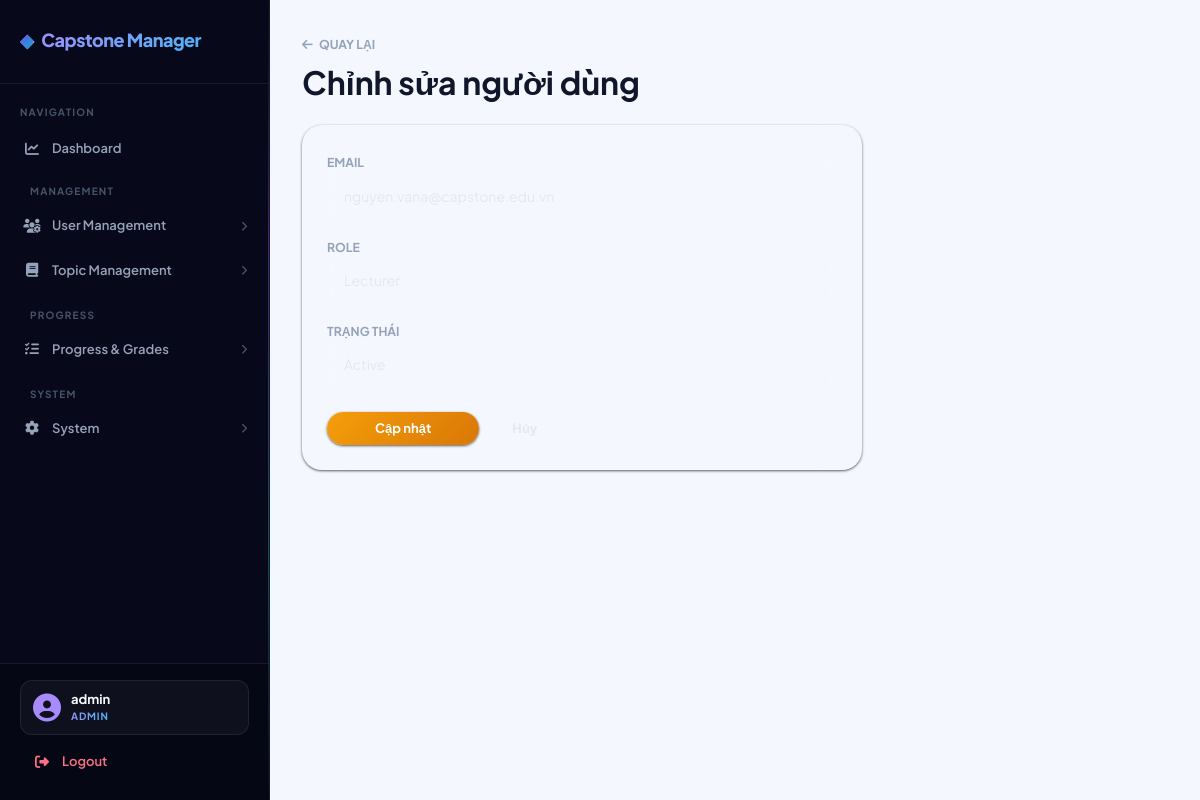
Screenshot of /index.php?page=user-edit&id=2 (signed in) with the database file from the repository.
### tables this page shows
CREATE TABLE users (
  id         INT UNSIGNED AUTO_INCREMENT PRIMARY KEY,
  email      VARCHAR(150) NOT NULL UNIQUE,
  password   VARCHAR(255) NOT NULL,
  role       ENUM('admin','lecturer','student') NOT NULL DEFAULT 'student',
  status     ENUM('active','locked') NOT NULL DEFAULT 'active',
  created_at TIMESTAMP DEFAULT CURRENT_TIMESTAMP
);

### app/controllers/UserController.php (called while the page is built, shortened)
<?php
class UserController {
    private $userModel;
    public function __construct() {
        $this->userModel = new User();
    }
    public function edit() {
        $id   = (int)($_GET['id'] ?? 0);
        $user = $this->userModel->find($id);
        require '../app/views/users/edit.php';
    }
}

### core/Database.php (called while the page is built)
<?php
class Database {
    private static $instance = null;
    private $conn;
    private $host = "localhost";
    private $dbname = "capstone_manager";
    private $username = "root";
    private $password = "";
    private function __construct(){
        try{
            $this->conn = new PDO(
                "mysql:host={$this->host};dbname={$this->dbname};charset=utf8mb4",
                $this->username,
                $this->password
            );
            $this->conn->setAttribute(
                PDO::ATTR_ERRMODE,
                PDO::ERRMODE_EXCEPTION
            );
            $this->conn->setAttribute(
                PDO::ATTR_DEFAULT_FETCH_MODE,
                PDO::FETCH_ASSOC
            );
        }catch(PDOException $e){
            die("Database Error: " . $e->getMessage());
        }
    }
    public static function getInstance(){
        if(self::$instance == null){
            self::$instance = new Database();
        }
        return self::$instance;
    }
    public function getConnection(){
        return $this->conn;
    }
}

### app/models/User.php (called while the page is built, shortened)
<?php
class User {
    private $conn;
    public function __construct(){
        $this->conn = Database::getInstance()->getConnection();
    }
    public function find($id){
        $stmt = $this->conn->prepare(
            "SELECT *
             FROM users
             WHERE id=?"
        );
        $stmt->execute([$id]);
        return $stmt->fetch(PDO::FETCH_ASSOC);
    }
}

### app/views/users/edit.php (the view, shortened to what this page needs)
<?php require '../app/views/layouts/header.php'; ?>
<?php require '../app/views/layouts/sidebar.php'; ?>
<div class="main-content" style="padding:32px; background:#f4f7fe; min-height:100vh;">
    <div class="mb-4">
        <a href="index.php?page=users" class="text-decoration-none text-muted small fw-bold">
            <i class="fa-solid fa-arrow-left me-1"></i> QUAY LẠI
        </a>
        <h2 class="fw-bold mt-2" style="color:#0f172a">Chỉnh sửa người dùng</h2>
    </div>
    <div class="card border-0 shadow-sm p-4" style="border-radius:20px; max-width:560px">
        <form method="POST" action="index.php?page=user-update&id=<?= $user['id'] ?>">
            <div class="mb-3">
                <label class="fw-bold small text-muted">EMAIL</label>
                <input type="email" name="email" class="form-control rounded-pill px-3"
                       value="<?= htmlspecialchars($user['email']) ?>" required>
            </div>
            <div class="mb-3">
                <label class="fw-bold small text-muted">ROLE</label>
                <select name="role" class="form-select rounded-pill px-3">
                    <option value="lecturer" <?= $user['role'] === 'lecturer' ? 'selected' : '' ?>>Lecturer</option>
                </select>
            </div>
            <div class="mb-4">
                <label class="fw-bold small text-muted">TRẠNG THÁI</label>
                <select name="status" class="form-select rounded-pill px-3">
                    <option value="active" <?= ($user['status'] ?? '') === 'active' ? 'selected' : '' ?>>Active</option>
                </select>
            </div>
            <div class="d-flex gap-2">
                <button type="submit" class="btn btn-warning rounded-pill px-5 fw-bold text-white shadow-sm">
                    Cập nhật
                </button>
                <a href="index.php?page=users" class="btn btn-light rounded-pill px-4">Hủy</a>
            </div>
        </form>
    </div>
</div>
<?php require '../app/views/layouts/footer.php'; ?>

### public/assets/css/style.css (style rules this page uses)
:root { --primary: #7c3aed; --primary-glow: rgba(124, 58, 237, 0.4); --primary-light: rgba(124, 58, 237, 0.15); --accent: #06b6d4; --accent-glow: rgba(6, 182, 212, 0.35); --accent-light: rgba(6, 182, 212, 0.12); --success: #10b981; --success-glow: rgba(16, 185, 129, 0.35); --success-light: rgba(16, 185, 129, 0.12); --warning: #f59e0b; --warning-glow: rgba(245, 158, 11, 0.35); --warning-light: rgba(245, 158, 11, 0.12); --danger: #ef4444; --danger-glow: rgba(239, 68, 68, 0.35); --danger-light: rgba(239, 68, 68, 0.12); --info: #3b82f6; --info-glow: rgba(59, 130, 246, 0.35); --info-light: rgba(59, 130, 246, 0.12); --bg-base: #050816; --bg-surface: #0a0f1e; --bg-elevated: #0d1526; --glass-bg: rgba(255, 255, 255, 0.04); --glass-bg-hover: rgba(255, 255, 255, 0.07); --glass-border: rgba(255, 255, 255, 0.08); --glass-border-hover: rgba(255, 255, 255, 0.15); --glass-blur: blur(20px); --sidebar-w: 270px; --sidebar-bg: #07091a; --text: #e2e8f0; --text-muted: #94a3b8; --text-faint: #475569; --text-bright: #f8fafc; --border: rgba(255, 255, 255, 0.07); --border-light: rgba(255, 255, 255, 0.04); --radius-sm: 8px; --radius-md: 12px; --radius-lg: 16px; --radius-xl: 20px; --radius-2xl: 24px; --radius-3xl: 32px; --shadow-sm: 0 1px 3px rgba(0,0,0,.4), 0 1px 2px rgba(0,0,0,.3); --shadow-md: 0 4px 24px rgba(0,0,0,.35); --shadow-lg: 0 10px 50px rgba(0,0,0,.5); --shadow-glow: 0 0 40px rgba(124, 58, 237, 0.15); --font: 'Plus Jakarta Sans', sans-serif; --transition: all .2s cubic-bezier(0.4, 0, 0.2, 1); --transition-slow: all .4s cubic-bezier(0.4, 0, 0.2, 1); }
*, *::before, *::after { box-sizing: border-box; margin: 0; padding: 0; }
html { scroll-behavior: smooth; }
body { font-family: var(--font); background: var(--bg-base); color: var(--text); font-size: 14px; line-height: 1.6; min-height: 100vh; overflow-x: hidden; }
body::before { content: ''; position: fixed; inset: 0; background: radial-gradient(ellipse 80% 60% at 20% 10%, rgba(124, 58, 237, 0.08) 0%, transparent 60%), radial-gradient(ellipse 60% 50% at 80% 80%, rgba(6, 182, 212, 0.06) 0%, transparent 60%), radial-gradient(ellipse 40% 40% at 50% 50%, rgba(59, 130, 246, 0.04) 0%, transparent 70%); pointer-events: none; z-index: 0; }
a { text-decoration: none; color: inherit; }
.main-content { margin-left: var(--sidebar-w); min-height: 100vh; padding: 28px 32px; background: transparent; position: relative; }
.card { background: var(--glass-bg) !important; backdrop-filter: var(--glass-blur); -webkit-backdrop-filter: var(--glass-blur); border-radius: var(--radius-xl) !important; border: 1px solid var(--glass-border) !important; box-shadow: var(--shadow-md); transition: var(--transition); color: var(--text); }
.btn { display: inline-flex; align-items: center; justify-content: center; gap: 6px; padding: 9px 18px; font-size: 13px; font-weight: 700; font-family: var(--font); border: none; border-radius: var(--radius-md); cursor: pointer; transition: var(--transition); text-decoration: none; line-height: 1; position: relative; overflow: hidden; }
.btn::before { content: ''; position: absolute; inset: 0; background: rgba(255,255,255,0.1); opacity: 0; transition: var(--transition); }
.btn-warning { background: linear-gradient(135deg, #f59e0b, #d97706) !important; color: #fff !important; border: none !important; box-shadow: 0 4px 20px rgba(245,158,11,0.3); }
.btn-light { background: rgba(255,255,255,0.07) !important; color: var(--text) !important; border: 1px solid var(--glass-border) !important; }
.rounded-pill { border-radius: 50px !important; }
.form-control, .form-select { width: 100%; height: 46px; padding: 0 14px; font-size: 14px; font-family: var(--font); color: var(--text); background: rgba(255,255,255,0.05) !important; border: 1.5px solid var(--glass-border) !important; border-radius: var(--radius-md); transition: var(--transition); outline: none; appearance: none; }
.form-control::placeholder { color: var(--text-faint); }
.form-select option { background: #0d1526; color: var(--text); }
.text-muted { color: var(--text-muted) !important; }
.shadow-sm { box-shadow: var(--shadow-sm) !important; }

### rows the page displays
users: email "nguyen.vana@capstone.edu.vn", role "Lecturer", status "Active"

### other values shown
explode('@', $email)[0] "admin"
$_SESSION['user']['role'] "ADMIN"
